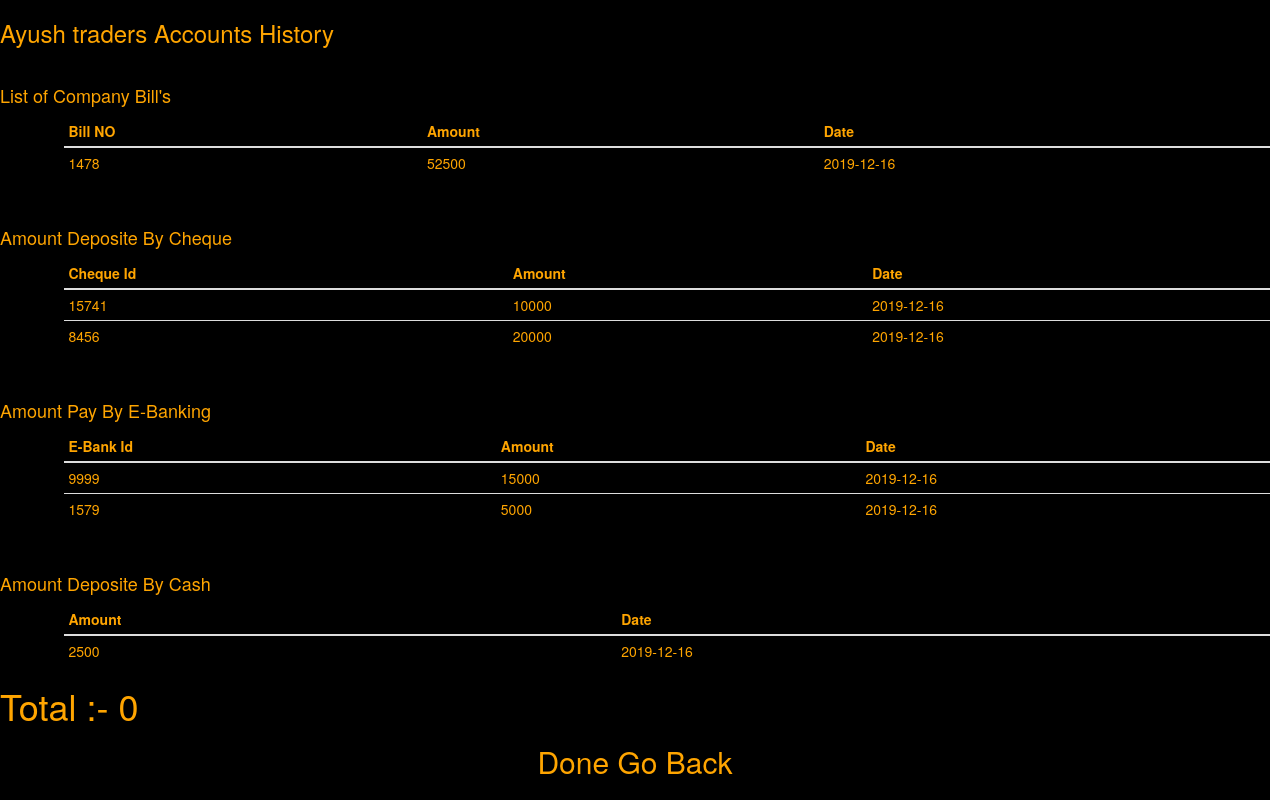
The app's page /view.php?cid=7 (signed in) with its own data.
### tables this page shows
CREATE TABLE `company` (
  `cid` int(11) NOT NULL,
  `cname` varchar(50) DEFAULT NULL,
  `cballance` int(11) DEFAULT NULL
);

CREATE TABLE `companyrecite` (
  `cid` int(11) NOT NULL,
  `amount` int(11) NOT NULL,
  `gst` int(11) DEFAULT NULL,
  `total` int(11) DEFAULT NULL,
  `billno` varchar(25) DEFAULT NULL,
  `tdate` date DEFAULT NULL
);

CREATE TABLE `cheque` (
  `cid` int(11) NOT NULL,
  `chequeid` varchar(25) NOT NULL,
  `amount` int(11) NOT NULL,
  `tdate` date DEFAULT NULL
);

CREATE TABLE `ebank` (
  `cid` int(11) NOT NULL,
  `ebankid` varchar(25) NOT NULL,
  `amount` int(11) NOT NULL,
  `tdate` date DEFAULT NULL
);

CREATE TABLE `cash` (
  `cid` int(11) NOT NULL,
  `amount` int(11) NOT NULL,
  `tdate` date DEFAULT NULL
);

### view.php (the view, shortened to what this page needs)
<?php
if (isset($_REQUEST['cid']))
{
    $cid = htmlentities($_REQUEST['cid']);
   	$stmt1 = $pdo->prepare("
            SELECT cname,cballance from company where cid=:cid
        ");
        $stmt1->execute([
        ':cid' => $cid,
    ]);
    $ballanceval = $stmt1->fetch(PDO::FETCH_OBJ);
    $cname = $ballanceval->cname;
    $cname = ucfirst($cname);
$stmt2 = $pdo->prepare("
            SELECT billno, total, tdate from companyrecite where cid=:cid
        ");
        $stmt2->execute([
        ':cid' => $cid,
    ]);
    while ( $row = $stmt2->fetch(PDO::FETCH_OBJ) )
    {
        $companyrecite[] = $row;
    }
    $stmt3 = $pdo->prepare("
            SELECT chequeid, amount, tdate from cheque where cid=:cid
        ");
        $stmt3->execute([
        ':cid' => $cid,
    ]);
    while ( $row = $stmt3->fetch(PDO::FETCH_OBJ) )
    {
        $cheque[] = $row;
    }
    $stmt4= $pdo->prepare("
            SELECT ebankid, amount, tdate from ebank where cid=:cid
        ");
        $stmt4->execute([
        ':cid' => $cid,
    ]);
    while ( $row = $stmt4->fetch(PDO::FETCH_OBJ) )
    {
        $ebank[] = $row;
    }
$stmt5 = $pdo->prepare("
            SELECT amount, tdate from cash where cid=:cid
        ");
        $stmt5->execute([
        ':cid' => $cid,
    ]);
   while ( $row = $stmt5->fetch(PDO::FETCH_OBJ) )
    {
        $cash[] = $row;
    }
}
?>
<!DOCTYPE html>
<html>
<head>
	<link rel="stylesheet" href="https://maxcdn.bootstrapcdn.com/bootstrap/3.4.1/css/bootstrap.min.css"/>
</head>
<body style="background-color: black">
	<h3 style="color:#ffa500"><?php echo $cname ?> Accounts History</h3><br>
	<h4 style="color:#ffa500">List of Company Bill's</h4>
	<div class="list">
<table class="table table-condensed"style="margin-left : 5%; color: #ffa500">
                <thead>
                  <tr>
                    <th>Bill NO</th>
                    <th>Amount</th>
                    <th>Date</th>
                  </tr>
                </thead>
                <tbody>
                  <?php foreach($companyrecite as $comp) : ?>
                                <tr>
                                  <td>
                                      <?php echo $comp->billno?>
                                  </td>
                      <td>
                          <?php echo $comp->total ?>
                    </td>
                    <td>
                       <?php echo $comp->tdate ?>
                      </td>
                    </tr>
                            <?php endforeach; ?>
                </tbody>
              </table>
</div>
<br>
<h4 style="color:#ffa500">Amount Deposite By Cheque </h4>
<div class="list">
<table class="table table-condensed"style="margin-left : 5%; color: #ffa500">
                <thead>
                  <tr>
                    <th>Cheque Id</th>
                    <th>Amount</th>
                    <th>Date</th>
                  </tr>
                </thead>
                <tbody>
                  <?php foreach($cheque as $comp) : ?>
                                <tr>
                                  <td>
                                      <?php echo $comp->chequeid?>
                                  </td>
                      <td>
                          <?php echo $comp->amount ?>
                    </td>
                    <td>
                       <?php echo $comp->tdate ?>
                      </td>
                    </tr>
                            <?php endforeach; ?>
                </tbody>
              </table>
</div>
<br>
	<h4 style="color:#ffa500">Amount Pay By E-Banking</h4>
	<div class="list">
<table class="table table-condensed"style="margin-left : 5%; color: #ffa500">
                <thead>
                  <tr>
                    <th>E-Bank Id</th>
                    <th>Amount</th>
                    <th>Date</th>
                  </tr>
                </thead>
                <tbody>
                  <?php foreach($ebank as $comp) : ?>
                                <tr>
                                  <td>
                                      <?php echo $comp->ebankid?>
                                  </td>
                      <td>
                          <?php echo $comp->amount ?>
                    </td>
                    <td>
                       <?php echo $comp->tdate ?>
                      </td>
                    </tr>
                            <?php endforeach; ?>
                </tbody>
              </table>
</div>
<br>
<h4 style="color:#ffa500">Amount Deposite By Cash </h4>
<div class="list">
<table class="table table-condensed"style="margin-left : 5%; color: #ffa500">
                <thead>
                  <tr>
                    <th>Amount</th>
                    <th>Date</th>
                  </tr>
                </thead>
                <tbody>
                  <?php foreach($cash as $comp) : ?>
                                <tr>
                      <td>
                          <?php echo $comp->amount ?>
                    </td>
                    <td>
                       <?php echo $comp->tdate ?>
                      </td>
                    </tr>
                            <?php endforeach; ?>
                </tbody>
              </table>
</div>
	<h1 style="color: #ffa500">Total :- <?php echo $ballanceval->cballance;?></h1>
  <a href="mainpage.php" style="text-decoration: none ;text-align: center; color:#ffa500"><h2>Done Go Back</h2>
</body>
</html>

### records on screen
company: cname "Ayush traders", cballance "0"
companyrecite: billno "1478", total "52500", tdate "2019-12-16"
cheque: chequeid "15741", amount "10000", tdate "2019-12-16"
cheque: chequeid "8456", amount "20000", tdate "2019-12-16"
ebank: ebankid "9999", amount "15000", tdate "2019-12-16"
ebank: ebankid "1579", amount "5000", tdate "2019-12-16"
cash: amount "2500", tdate "2019-12-16"
